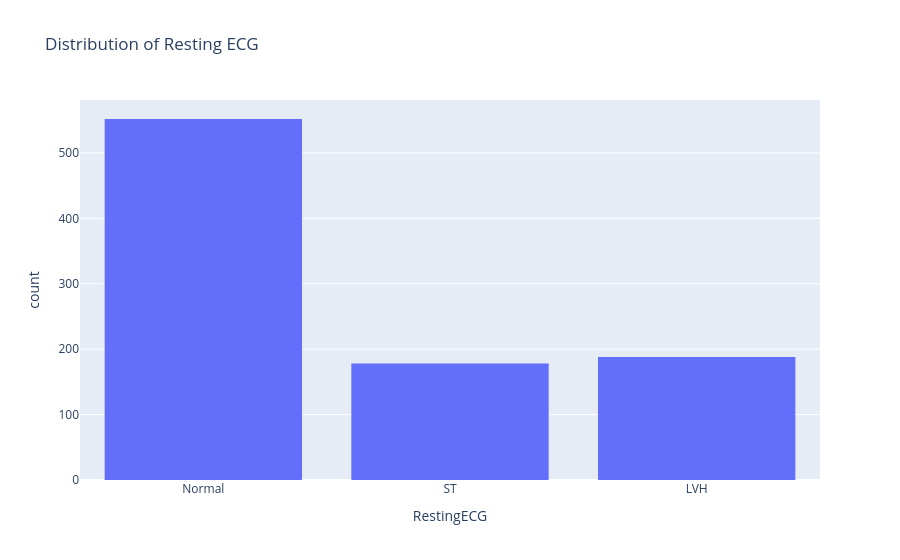

The notebook cell saved with this chart:
### Code cell
fig = px.histogram(df, x="RestingECG", 
                   hover_data=df.columns, 
                   title="Distribution of Resting ECG").show()

### Figure 1 — Plotly figure (JSON) as saved in the notebook; plotly's stock layout.template omitted (floating-point values rounded to 4 significant figures; data arrays with more than 128 entries replaced by an {"elided": "..."} marker saying what was removed)
{"data": [{"bingroup": "x", "hovertemplate": "RestingECG=%{x}<br>count=%{y}<extra></extra>", "legendgroup": "", "marker": {"color": "#636efa", "pattern": {"shape": ""}}, "name": "", "orientation": "v", "showlegend": false, "type": "histogram", "x": {"elided": "918 str values"}, "xaxis": "x", "yaxis": "y"}], "layout": {"barmode": "relative", "legend": {"tracegroupgap": 0}, "title": {"text": "Distribution of Resting ECG"}, "xaxis": {"anchor": "y", "domain": [0, 1], "title": {"text": "RestingECG"}}, "yaxis": {"anchor": "x", "domain": [0, 1], "title": {"text": "count"}}}}
